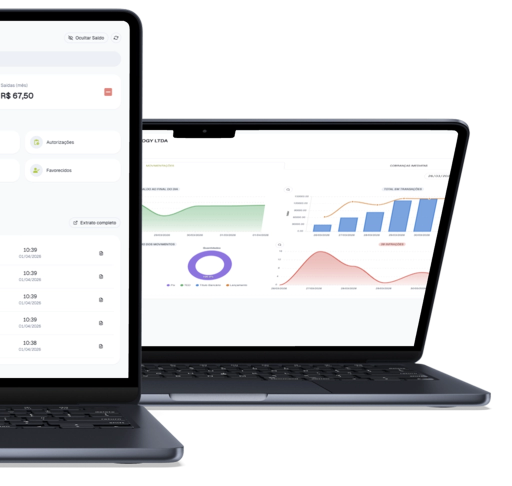
#> input picture scratch/asset_right_laptop.png, 1024 x 971 px, given in place of media_1793475387104_d83a993c.png, which was not available (shown at 1/2 size); the run also reads 3 pictures not shown here
$ python build_zoom_options_sheet.py
#> lines starting #> are read from the running program, lines starting #| are printed output that depends on the picture
import os
from PIL import Image, ImageDraw

orig = Image.open(r'C:/Users/Nilto/.gemini/antigravity/brain/72d170e4-9940-412d-a4b1-03f753d4e3a0/.user_uploaded/media_1793475387104_d83a993c.png').convert('RGB')
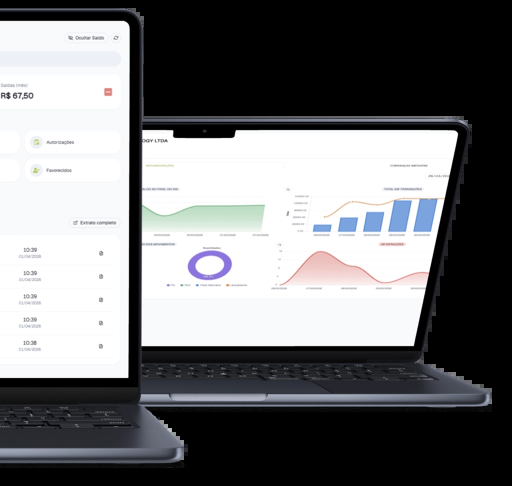
#> orig: PIL image 1024x971 RGB (shown at 1/2 size); mean R, G, B 116.6, 117.4, 119.2

# Let's normalize all cards to width 600
target_w = 600
orig_h = int(target_w * orig.height / orig.width)
#> orig_h = 568
orig_res = orig.resize((target_w, orig_h), Image.Resampling.LANCZOS)
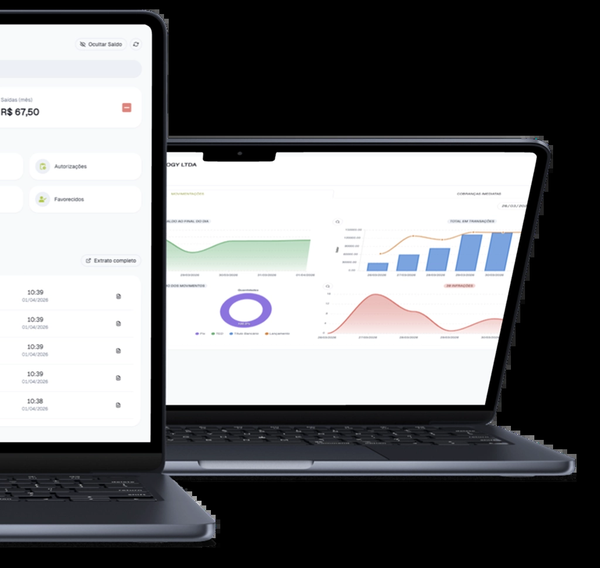
#> orig_res: PIL image 600x568 RGB; mean R, G, B 116.6, 117.4, 119.2

options = [
    ('Original (Referencia)', orig_res),
    ('Current (860x320)', Image.open('scratch/test_zoom_0.png')),
    ('Opt 1 (640x250, mr-36, mb-45)', Image.open('scratch/test_zoom_1.png')),
    ('Opt 2 (600x240, mr-32, mb-50)', Image.open('scratch/test_zoom_2.png')),
    ('Opt 3 (560x220, mr-28, mb-40)', Image.open('scratch/test_zoom_3.png')),
    ('Opt 4 (620x230, mr-30, mb-40)', Image.open('scratch/test_zoom_4.png')),
    ('Opt 5 (580x225, mr-24, mb-38)', Image.open('scratch/test_zoom_5.png')),
]
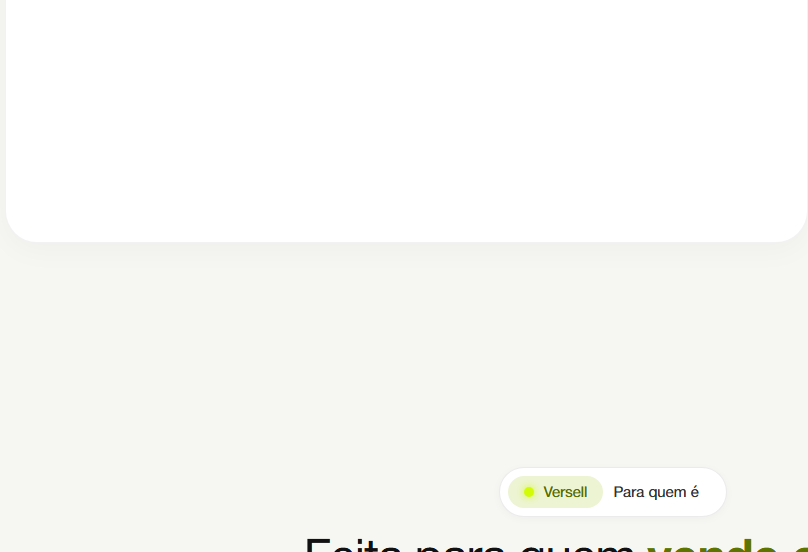
#> input picture scratch/test_zoom_0.png, 808 x 552 px, found by its file name
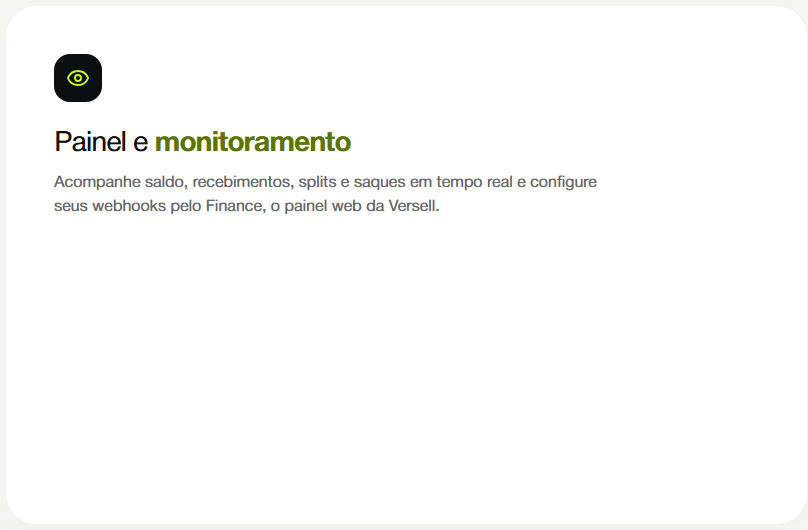
#> input picture scratch/test_zoom_1.png, 808 x 530 px, found by its file name
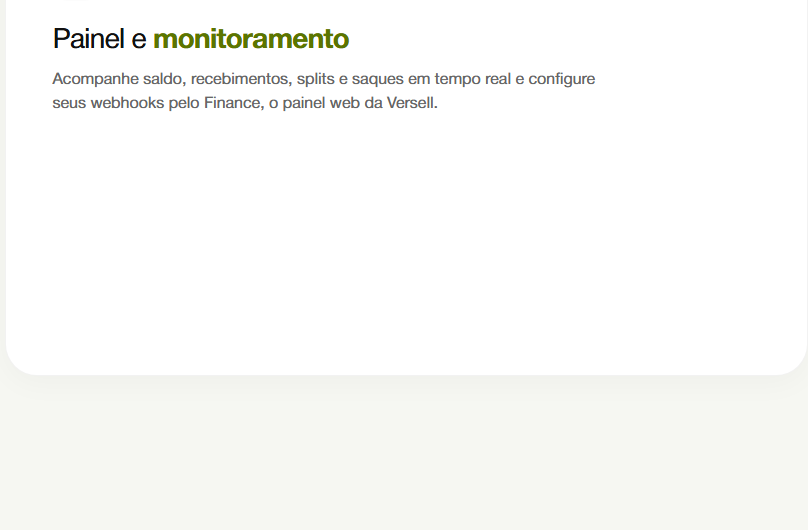
#> input picture scratch/test_zoom_2.png, 808 x 530 px, found by its file name

# Build a vertical comparison sheet
total_w = target_w + 40
card_h_standard = int(target_w * 540 / 800) # ~405px
total_h = len(options) * (card_h_standard + 40) + 20
#> total_h = 3135

sheet = Image.new('RGB', (total_w, total_h), (20, 20, 20))
#> sheet: PIL image 640x3135 RGB; every value is 20
draw = ImageDraw.Draw(sheet)

y_cursor = 20
for title, img in options:
    draw.text((20, y_cursor - 15), title, fill=(210, 251, 7) if 'Original' in title else (255, 255, 255))
    h = int(target_w * img.height / img.width)
    img_res = img.resize((target_w, h), Image.Resampling.LANCZOS)
    sheet.paste(img_res, (20, y_cursor))
    y_cursor += h + 40
#> this loop made 7 passes
#> (title, h, y_cursor) on passes 1 to 7: ('Original (Referencia)', 568, 628), ('Current (860x320)', 409, 1077), ('Opt 1 (640x250, mr-36, mb-45)', 393, 1510), ('Opt 2 (600x240, mr-32, mb-50)', 393, 1943), ('Opt 3 (560x220, mr-28, mb-40)', 393, 2376), ('Opt 4 (620x230, mr-30, mb-40)', 393, 2809), ('Opt 5 (580x225, mr-24, mb-38)', 393, 3242)
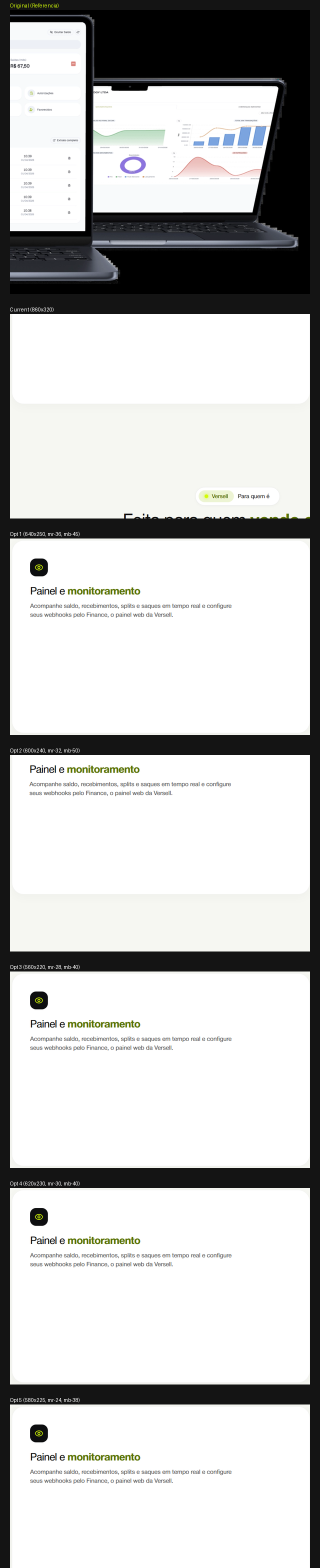
#> sheet: PIL image 640x3135 RGB (shown at 1/2 size); mean R, G, B 195.6, 195.9, 195.3
#> after the loop, y_cursor = 3242

sheet.save('scratch/all_zoom_options_sheet.png')
print('Saved scratch/all_zoom_options_sheet.png')
